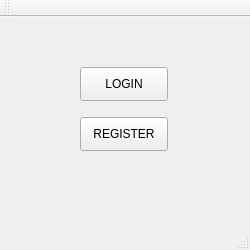
<?xml version="1.0" encoding="UTF-8"?>
<ui version="4.0">
 <class>START</class>
 <widget class="QMainWindow" name="START">
  <property name="windowModality">
   <enum>Qt::WindowModal</enum>
  </property>
  <property name="geometry">
   <rect>
    <x>0</x>
    <y>0</y>
    <width>250</width>
    <height>250</height>
   </rect>
  </property>
  <property name="minimumSize">
   <size>
    <width>250</width>
    <height>250</height>
   </size>
  </property>
  <property name="maximumSize">
   <size>
    <width>250</width>
    <height>250</height>
   </size>
  </property>
  <property name="windowTitle">
   <string>START</string>
  </property>
  <widget class="QWidget" name="centralWidget">
   <widget class="QPushButton" name="BOTON_LOGIN">
    <property name="geometry">
     <rect>
      <x>80</x>
      <y>50</y>
      <width>88</width>
      <height>34</height>
     </rect>
    </property>
    <property name="text">
     <string>LOGIN</string>
    </property>
   </widget>
   <widget class="QPushButton" name="BOTON_REGI">
    <property name="geometry">
     <rect>
      <x>80</x>
      <y>100</y>
      <width>88</width>
      <height>34</height>
     </rect>
    </property>
    <property name="text">
     <string>REGISTER</string>
    </property>
   </widget>
  </widget>
  <widget class="QMenuBar" name="menuBar">
   <property name="geometry">
    <rect>
     <x>0</x>
     <y>0</y>
     <width>250</width>
     <height>30</height>
    </rect>
   </property>
  </widget>
  <widget class="QToolBar" name="mainToolBar">
   <attribute name="toolBarArea">
    <enum>TopToolBarArea</enum>
   </attribute>
   <attribute name="toolBarBreak">
    <bool>false</bool>
   </attribute>
  </widget>
  <widget class="QStatusBar" name="statusBar"/>
 </widget>
 <layoutdefault spacing="6" margin="11"/>
 <resources/>
 <connections/>
</ui>
